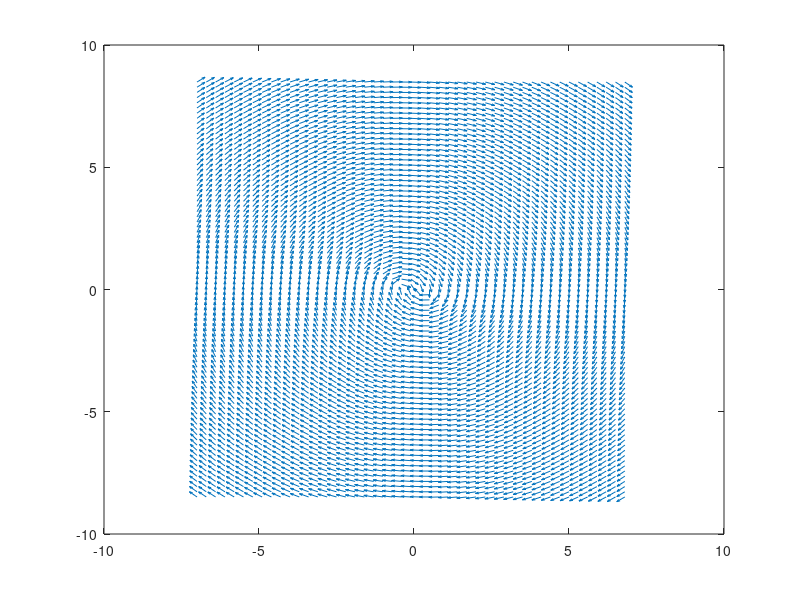

Write the MATLAB code that produced this figure. (Note: this script raises an error after producing the figure.)
function phase_portrait()
clear
close all

k = 1;              %spring const
m = 0.5;            %mass
u_static = 0.1;     %static fricton const
u_kinetic = 0.1;   %kinetic fricton const
g = 9.81;           %acceleration of gravity
w = sqrt(k/m);      %natural frequency

[x1,x2] = meshgrid(-7:.3:7 , -12:.3:12);
x2 = x2./w;
x1dot = w.*x2;
sign = arrayfun(@friction_custom, x1 , x2/w);
x2dot = (-u_kinetic*m*g.*sign-k.*x1)/(m*w);
L = sqrt(x1dot.^2 + x2dot.^2);
figure
%quiver (x1,x2,x1dot./L,x2dot./L,'k','DisplayName','Slope Field');
quiver (x1,x2,x1dot./L,x2dot./L,'DisplayName','Slope Field');
hold on
tspan = [0 40];
x1_in = [-4,0,-5,4];
x2_in = [2,-5,4,6];
options = odeset('AbsTol',1e-8,'Refine',15);
%options = odeset('Refine',15);

% for k=1:1:4
%     %[~, stateout] = ode15s(@derivatives_custom,tspan,[x1_in(k),x2_in(k)],options);
%     x_initial = [x1_in(k);x2_in(k)];
%     [~, stateout] = ode15s(@(t,state) derivatives(t,state,k,m,u_kinetic,u_static,g,w),tspan,x_initial,options);
%     xout = stateout(:,1);
%     xdotout = stateout(:,2)/w;
%     plot(xout,xdotout,'LineWidth',1.5,'DisplayName', sprintf('Initial Conditions: x1 = %d , x2 = %d' , x1_in(k),x2_in(k)))
% end

x_initial = [x1_in(1);x2_in(1)];
[~, stateout] = ode15s(@(t,state) derivatives(t,state,k,m,u_kinetic,u_static,g,w),tspan,x_initial,options);
xout = stateout(:,1);
xdotout = stateout(:,2)/w;
%plot(xout,xdotout,'b','LineWidth',2,'DisplayName', sprintf('Initial Conditions: x1 = %d , x2 = %d' , x1_in(1),x2_in(1)))
plot(xout,xdotout,'LineWidth',2,'DisplayName', sprintf('Initial Conditions: x1 = %d , x2 = %d' , x1_in(1),x2_in(1)))

x_initial = [x1_in(2);x2_in(2)];
[~, stateout] = ode15s(@(t,state) derivatives(t,state,k,m,u_kinetic,u_static,g,w),tspan,x_initial,options);
xout = stateout(:,1);
xdotout = stateout(:,2)/w;
%plot(xout,xdotout,'r','LineWidth',2,'DisplayName', sprintf('Initial Conditions: x1 = %d , x2 = %d' , x1_in(2),x2_in(2)))
plot(xout,xdotout,'LineWidth',2,'DisplayName', sprintf('Initial Conditions: x1 = %d , x2 = %d' , x1_in(2),x2_in(2)))

x_initial = [x1_in(3);x2_in(3)];
[~, stateout] = ode15s(@(t,state) derivatives(t,state,k,m,u_kinetic,u_static,g,w),tspan,x_initial,options);
xout = stateout(:,1);
xdotout = stateout(:,2)/w;
%plot(xout,xdotout,'m','LineWidth',2,'DisplayName', sprintf('Initial Conditions: x1 = %d , x2 = %d' , x1_in(3),x2_in(3)))
plot(xout,xdotout,'LineWidth',2,'DisplayName', sprintf('Initial Conditions: x1 = %d , x2 = %d' , x1_in(3),x2_in(3)))

x_initial = [x1_in(4);x2_in(4)];
[~, stateout] = ode15s(@(t,state) derivatives(t,state,k,m,u_kinetic,u_static,g,w),tspan,x_initial,options);
xout = stateout(:,1);
xdotout = stateout(:,2)/w;
%plot(xout,xdotout,'g','LineWidth',2,'DisplayName', sprintf('Initial Conditions: x1 = %d , x2 = %d' , x1_in(4),x2_in(4)))
plot(xout,xdotout,'LineWidth',2,'DisplayName', sprintf('Initial Conditions: x1 = %d , x2 = %d' , x1_in(4),x2_in(4)))


hold off
axis tight
title('Slope Field and Phase Portraits for Different Initial Conditions','Interpreter', 'latex','FontSize',15)
xlabel('$x_1$ = Position (m)','Interpreter', 'latex','FontSize',15) 
ylabel('$x_2$ = Velocity/$\omega^2$ (m/rad)','Interpreter', 'latex','FontSize',15) 
%xlim([-7 7])
%ylim([-13 13])
axis equal
legend('-DynamicLegend')
legend('show')

end


function frc = friction_custom(x,xdot)
k = 1;              %spring const
m = 0.5;            %mass
u_static = 0.1;     %static fricton const
u_kinetic = 0.1;   %kinetic fricton const
g = 9.81;           %acceleration of gravity
w = sqrt(k/m);      %natural frequency

    
if xdot > 0
    frc = 1;
elseif xdot < 0
    frc = -1;
elseif xdot == 0
    if abs(k*x) < u_static*m*g
        frc = -k*x / (u_kinetic * m * g);
    else
        if x > 0
            frc = - u_static / u_kinetic  ;
        else
            frc = u_static / u_kinetic  ;
        end
    end
end
end





